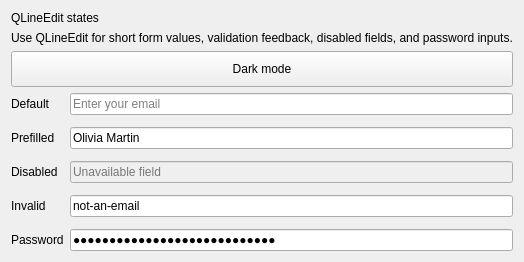
<?xml version="1.0" encoding="UTF-8"?>
<ui version="4.0">
 <class>QLineEditDemo</class>
 <widget class="QWidget" name="QLineEditDemo">
  <property name="windowTitle">
   <string>QLineEdit States</string>
  </property>
  <layout class="QVBoxLayout" name="rootLayout">
   <item>
    <widget class="QLabel" name="titleLabel">
     <property name="text">
      <string>QLineEdit states</string>
     </property>
     <property name="class">
      <string>h3</string>
     </property>
    </widget>
   </item>
   <item>
    <widget class="QLabel" name="descriptionLabel">
     <property name="text">
      <string>Use QLineEdit for short form values, validation feedback, disabled fields, and password inputs.</string>
     </property>
     <property name="class">
      <string>muted</string>
     </property>
    </widget>
   </item>
   <item>
    <widget class="QPushButton" name="darkModeButton">
     <property name="text">
      <string>Dark mode</string>
     </property>
     <property name="minimumSize">
      <size>
       <width>128</width>
       <height>36</height>
      </size>
     </property>
     <property name="checkable">
      <bool>true</bool>
     </property>
     <property name="variant">
      <string>outline</string>
     </property>
    </widget>
   </item>
   <item>
    <layout class="QGridLayout" name="stateGrid">
     <property name="verticalSpacing">
      <number>12</number>
     </property>
     <item row="0" column="0">
      <widget class="QLabel" name="defaultLabel">
       <property name="text">
        <string>Default</string>
       </property>
      </widget>
     </item>
     <item row="0" column="1">
      <widget class="QLineEdit" name="defaultInput">
       <property name="placeholderText">
        <string>Enter your email</string>
       </property>
      </widget>
     </item>
     <item row="1" column="0">
      <widget class="QLabel" name="prefilledLabel">
       <property name="text">
        <string>Prefilled</string>
       </property>
      </widget>
     </item>
     <item row="1" column="1">
      <widget class="QLineEdit" name="prefilledInput">
       <property name="text">
        <string>Olivia Martin</string>
       </property>
       <property name="placeholderText">
        <string>Full name</string>
       </property>
      </widget>
     </item>
     <item row="2" column="0">
      <widget class="QLabel" name="disabledLabel">
       <property name="text">
        <string>Disabled</string>
       </property>
      </widget>
     </item>
     <item row="2" column="1">
      <widget class="QLineEdit" name="disabledInput">
       <property name="enabled">
        <bool>false</bool>
       </property>
       <property name="placeholderText">
        <string>Unavailable field</string>
       </property>
      </widget>
     </item>
     <item row="3" column="0">
      <widget class="QLabel" name="invalidLabel">
       <property name="text">
        <string>Invalid</string>
       </property>
      </widget>
     </item>
     <item row="3" column="1">
      <widget class="QLineEdit" name="invalidInput">
       <property name="text">
        <string>not-an-email</string>
       </property>
       <property name="placeholderText">
        <string>Email address</string>
       </property>
       <property name="invalid">
        <string>true</string>
       </property>
      </widget>
     </item>
     <item row="4" column="0">
      <widget class="QLabel" name="passwordLabel">
       <property name="text">
        <string>Password</string>
       </property>
      </widget>
     </item>
     <item row="4" column="1">
      <widget class="QLineEdit" name="passwordInput">
       <property name="text">
        <string>correct-horse-battery-staple</string>
       </property>
       <property name="placeholderText">
        <string>Password</string>
       </property>
       <property name="echoMode">
        <enum>QLineEdit::Password</enum>
       </property>
      </widget>
     </item>
    </layout>
   </item>
  </layout>
 </widget>
 <resources/>
 <connections/>
</ui>
